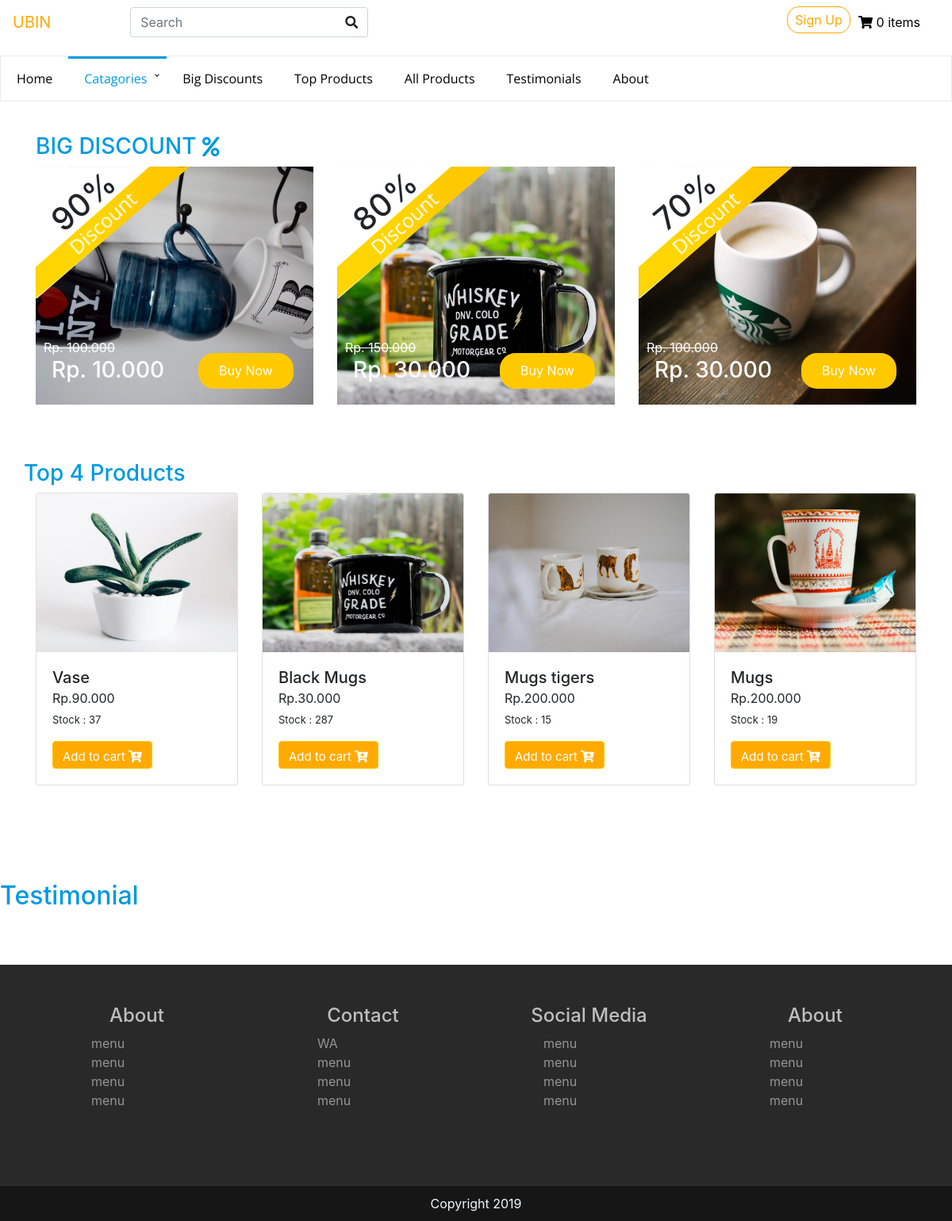
Before: / with the older database file.
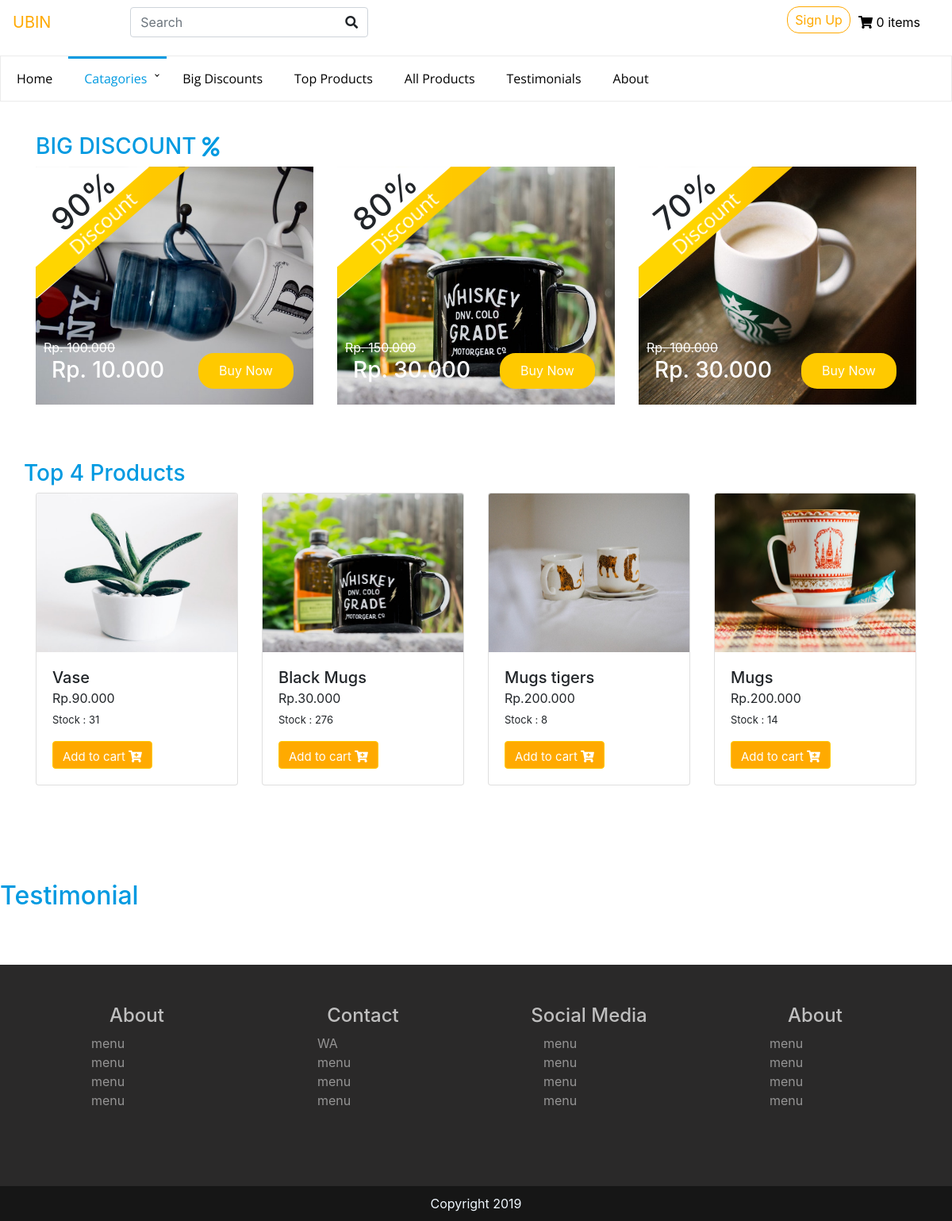
After: the same page with the newer database file.
### tables this page shows
CREATE TABLE `products` (
  `id_product` int(11) NOT NULL,
  `image` varchar(100) NOT NULL,
  `name` varchar(30) NOT NULL,
  `price` bigint(100) NOT NULL,
  `weight` bigint(100) NOT NULL,
  `description` varchar(255) NOT NULL,
  `stock` bigint(100) NOT NULL,
  `catagory` varchar(100) NOT NULL,
  `sold` bigint(100) NOT NULL,
  `discount` bigint(100) NOT NULL
);

### application/libraries/Template.php (called while the page is built, shortened)
<?php
class Template {
	protected $_ci;
	function __construct()
	{
		$this->_ci =&get_instance();
		}
	function component($template,$data=null){
		$data['nav']		=	$this->_ci->load->view('template/nav',$data, TRUE);
		$data['content']    =	$this->_ci->load->view($template,$data, TRUE);
		$data['footer']		=	$this->_ci->load->view('template/footer',$data, TRUE);
		$data['script']		=	$this->_ci->load->view('template/script', $data, TRUE);
		$this->_ci->load->view('index',$data);
	}
}

### application/controllers/Ubin.php (called while the page is built, shortened)
<?php
class Ubin extends CI_Controller {
	public function index(){
		$id = $this->session->userdata('id_user');
		$where = array('id_user' => $id);
		$data['user'] = $this->M_User->getUser($where, 'users');
		$data['discount'] = $this->M_Ubin->discount();
		$data['products'] = $this->M_Ubin->getProducts();
		$data['top'] = $this->M_Ubin->top();
		$this->template->component('home', $data);
	}
}

### index.php (called while the page is built, shortened)
<?php
require_once BASEPATH.'core/CodeIgniter.php';

### application/models/M_Ubin.php (called while the page is built, shortened)
<?php
class M_Ubin extends CI_Model {
    function getProducts(){
        $queryGet = $this->db->get('products');
        if($queryGet->num_rows() > 0){
            $where = array('discount' => 0);
            $noStock = 0;
            $this->db->where($where);
            $this->db->where_not_in('stock', $noStock);
            $query = $this->db->get('products',4);
            return $query->result_array();
        }
    }
    function top(){
        $this->db->from('products')
                    ->select('id_product,sold as total_sold, price, name, stock, image, discount')
                    ->order_by('total_sold',' DESC')
                    ->order_by('discount', 'DESC')
                    ->limit(4);
        $noStock = 0;
        $this->db->where_not_in('stock', $noStock);
        return $this->db->get()->result_array();
    }
    function discount(){
        $noStock = 0;
        $this->db->where_not_in('stock', $noStock);
        $query = $this->db->from('products')
                            ->select('id_product, price, name, stock, image, sold, discount as discount')
                            ->order_by('discount', 'DESC')
                            ->limit(3);
        return  $query->get()->result_array();
    }
}

### application/views/home.php (the view, shortened to what this page needs)
<div class="container">
    <h3 style="color:#009ae1;">BIG DISCOUNT <i class="fas fa-percent fa-sm"></i></h3>
    <div class="row">
    <?php foreach($discount as $row): ?>
    <?php
        $price = $row['price'];
        $disc  = $row['discount'];
        $discount = $price * $disc / 100;
        $countDisc = $price - $discount;
        $row['price'] = $countDisc;
    ?>
        <div class="col-lg-4 col-md-12 col-sm-12 col-12">
            <div class="discount" style="background-image:url('<?= base_url() ?>assets/img/<?= $row['image']; ?>');">
                <h1><?= $row['discount'] ?>%</h1>
                <img src="<?= base_url() ?>assets/img/icon/as.png">
                <p style="color:white;text-decoration:line-through;margin:50px 0px -50px 10px">Rp. <?= number_format($price, 0,',','.') ?></p>
                <h3 style="color:white;margin-top:50px;margin-left:20px;">Rp. <?= number_format($row['price'], 0,',','.') ?></h3>
                <button class="btn btn-primary"><a href="<?= base_url() ?>Ubin/addToCart/<?= $row['id_product']; ?>" class="add-cart">Buy Now</a></button>
            </div>
        </div>
    <?php endforeach; ?>
        <div class="list">
            <h3 style="color:#009ae1;">Top 4 Products</h3>
        <?php foreach($top as $row): ?>
        <?php
            $price = $row['price'];
            $disc  = $row['discount'];
            $discount = $price * $disc / 100;
            $countDisc = $price - $discount;
            $row['price'] = $countDisc;
        ?>
            <div class="col-lg-3 col-md-6 col-sm-6 col-6 product-free-shipping">
                <div class="card">
                    <a href="<?= base_url() ?>Ubin/product/<?= $row['id_product'] ?>">
                        <img src="<?= base_url() ?>assets/img/<?= $row['image']; ?>" class="card-img-top" alt="...">
                    </a>
                    <div class="card-body">
                        <h5 class="card-title"><?= $row['name']; ?></h5>
                        <p>Rp.<?= number_format($row['price'], 0,',','.') ?></p>
                        <p style="font-size:13px;">Stock : <?= $row['stock']; ?></p>
                        <div class="row">
                            <a href="<?= base_url() ?>Ubin/addToCart/<?= $row['id_product']; ?>" class="btn btn-success add-cart">Add to cart <i class="fas fa-cart-plus"></i></a>
                        </div>
                    </div>
                </div>
            </div>
        <?php endforeach; ?>
        </div>
    </div>
</div>
    <div class="testimonial">
        <h2 style="color:#009ae1;">Testimonial</h2>
    </div>

Changed rows visible on the page:
changed products (number 2 of 6 on the later page): stock "287" → "276"
changed products (number 4 of 6 on the later page): stock "37" → "31"
changed products (number 5 of 6 on the later page): stock "15" → "8"
changed products (number 6 of 6 on the later page): stock "19" → "14"
